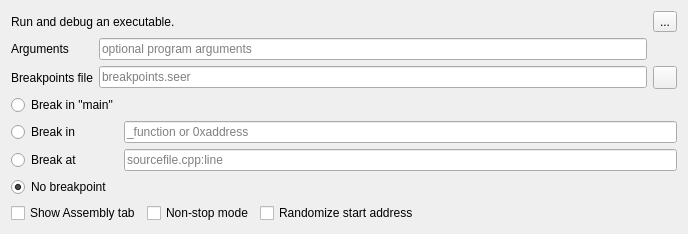
          <widget class="QWidget" name="runTab">
           <property name="sizePolicy">
            <sizepolicy hsizetype="Preferred" vsizetype="Expanding">
             <horstretch>0</horstretch>
             <verstretch>0</verstretch>
            </sizepolicy>
           </property>
           <attribute name="title">
            <string>Run</string>
           </attribute>
           <layout class="QGridLayout" name="gridLayout_3">
            <item row="0" column="0">
             <layout class="QHBoxLayout" name="horizontalLayout_10">
              <item>
               <widget class="QLabel" name="label_3">
                <property name="text">
                 <string>Run and debug an executable.</string>
                </property>
               </widget>
              </item>
              <item>
               <spacer name="horizontalSpacer_5">
                <property name="orientation">
                 <enum>Qt::Horizontal</enum>
                </property>
                <property name="sizeHint" stdset="0">
                 <size>
                  <width>40</width>
                  <height>20</height>
                 </size>
                </property>
               </spacer>
              </item>
              <item>
               <widget class="QToolButton" name="helpRunToolButton">
                <property name="toolTip">
                 <string>Help for Run launch method.</string>
                </property>
                <property name="text">
                 <string>...</string>
                </property>
                <property name="icon">
                 <iconset resource="resource.qrc">
                  <normaloff>:/seer/resources/RelaxLightIcons/help-about.svg</normaloff>:/seer/resources/RelaxLightIcons/help-about.svg</iconset>
                </property>
               </widget>
              </item>
             </layout>
            </item>
            <item row="1" column="0">
             <layout class="QGridLayout" name="gridLayout_6">
              <item row="0" column="0">
               <widget class="QLabel" name="runProgramArgumentsLabel">
                <property name="text">
                 <string>Arguments</string>
                </property>
               </widget>
              </item>
              <item row="0" column="1">
               <widget class="QLineEdit" name="runProgramArgumentsLineEdit">
                <property name="sizePolicy">
                 <sizepolicy hsizetype="Expanding" vsizetype="Fixed">
                  <horstretch>100</horstretch>
                  <verstretch>0</verstretch>
                 </sizepolicy>
                </property>
                <property name="toolTip">
                 <string>The arguments to pass to the program.</string>
                </property>
                <property name="placeholderText">
                 <string>optional program arguments</string>
                </property>
                <property name="clearButtonEnabled">
                 <bool>true</bool>
                </property>
               </widget>
              </item>
              <item row="1" column="0">
               <widget class="QLabel" name="loadBreakpointsFilenameLabel">
                <property name="text">
                 <string>Breakpoints file</string>
                </property>
               </widget>
              </item>
              <item row="1" column="1">
               <widget class="QLineEdit" name="loadBreakpointsFilenameLineEdit">
                <property name="sizePolicy">
                 <sizepolicy hsizetype="Expanding" vsizetype="Fixed">
                  <horstretch>100</horstretch>
                  <verstretch>0</verstretch>
                 </sizepolicy>
                </property>
                <property name="toolTip">
                 <string>A file containing previously saved breakpoints.</string>
                </property>
                <property name="placeholderText">
                 <string>breakpoints.seer</string>
                </property>
                <property name="clearButtonEnabled">
                 <bool>true</bool>
                </property>
               </widget>
              </item>
              <item row="1" column="2">
               <widget class="QToolButton" name="loadBreakpointsFilenameToolButton">
                <property name="toolTip">
                 <string>Open a dialog to select a breakpoints file.</string>
                </property>
                <property name="text">
                 <string/>
                </property>
                <property name="icon">
                 <iconset resource="resource.qrc">
                  <normaloff>:/seer/resources/RelaxLightIcons/document-open.svg</normaloff>:/seer/resources/RelaxLightIcons/document-open.svg</iconset>
                </property>
               </widget>
              </item>
             </layout>
            </item>
            <item row="2" column="0">
             <layout class="QGridLayout" name="gridLayout_9">
              <item row="0" column="0">
               <widget class="QRadioButton" name="breakpointInMainRadioButton">
                <property name="toolTip">
                 <string>Set a breakpoint in &quot;main&quot;.</string>
                </property>
                <property name="text">
                 <string>Break in &quot;main&quot;</string>
                </property>
                <attribute name="buttonGroup">
                 <string notr="true">breakpointButtonGroup</string>
                </attribute>
               </widget>
              </item>
              <item row="1" column="0">
               <widget class="QRadioButton" name="breakpointInFunctionRadioButton">
                <property name="toolTip">
                 <string>Set a breakpoint in a function or at an address.</string>
                </property>
                <property name="text">
                 <string>Break in</string>
                </property>
                <attribute name="buttonGroup">
                 <string notr="true">breakpointButtonGroup</string>
                </attribute>
               </widget>
              </item>
              <item row="1" column="1">
               <widget class="QLineEdit" name="breakpointInFunctionLineEdit">
                <property name="toolTip">
                 <string>The breakpoint function or address.</string>
                </property>
                <property name="text">
                 <string/>
                </property>
                <property name="placeholderText">
                 <string>_function or 0xaddress</string>
                </property>
                <property name="clearButtonEnabled">
                 <bool>true</bool>
                </property>
               </widget>
              </item>
              <item row="2" column="0">
               <widget class="QRadioButton" name="breakpointAtSourceRadioButton">
                <property name="toolTip">
                 <string>Set a breakpoint at a line number in a source file.</string>
                </property>
                <property name="text">
                 <string>Break at</string>
                </property>
                <attribute name="buttonGroup">
                 <string notr="true">breakpointButtonGroup</string>
                </attribute>
               </widget>
              </item>
              <item row="2" column="1">
               <widget class="QLineEdit" name="breakpointAtSourceLineEdit">
                <property name="toolTip">
                 <string>The breakpoint using filename and lineno.</string>
                </property>
                <property name="text">
                 <string/>
                </property>
                <property name="placeholderText">
                 <string>sourcefile.cpp:line</string>
                </property>
                <property name="clearButtonEnabled">
                 <bool>true</bool>
                </property>
               </widget>
              </item>
              <item row="3" column="0">
               <widget class="QRadioButton" name="noBreakpointRadioButton">
                <property name="toolTip">
                 <string>No initial breakpoint.</string>
                </property>
                <property name="text">
                 <string>No breakpoint</string>
                </property>
                <property name="checked">
                 <bool>true</bool>
                </property>
                <attribute name="buttonGroup">
                 <string notr="true">breakpointButtonGroup</string>
                </attribute>
               </widget>
              </item>
             </layout>
            </item>
            <item row="3" column="0">
             <layout class="QHBoxLayout" name="horizontalLayout">
              <item>
               <widget class="QCheckBox" name="showAsseblyTabCheckBox">
                <property name="toolTip">
                 <string>Show Assembly tab at startup.</string>
                </property>
                <property name="text">
                 <string>Show Assembly tab</string>
                </property>
               </widget>
              </item>
              <item>
               <widget class="QCheckBox" name="nonStopModeCheckBox">
                <property name="toolTip">
                 <string>Allow other threads to continue if any thread reaches a breakpoint.</string>
                </property>
                <property name="text">
                 <string>Non-stop mode</string>
                </property>
               </widget>
              </item>
              <item>
               <widget class="QCheckBox" name="randomizeStartAddressCheckBox">
                <property name="toolTip">
                 <string>Randomize the process start address.</string>
                </property>
                <property name="text">
                 <string>Randomize start address</string>
                </property>
               </widget>
              </item>
              <item>
               <spacer name="horizontalSpacer_9">
                <property name="orientation">
                 <enum>Qt::Horizontal</enum>
                </property>
                <property name="sizeHint" stdset="0">
                 <size>
                  <width>258</width>
                  <height>20</height>
                 </size>
                </property>
               </spacer>
              </item>
             </layout>
            </item>
           </layout>
          </widget>
